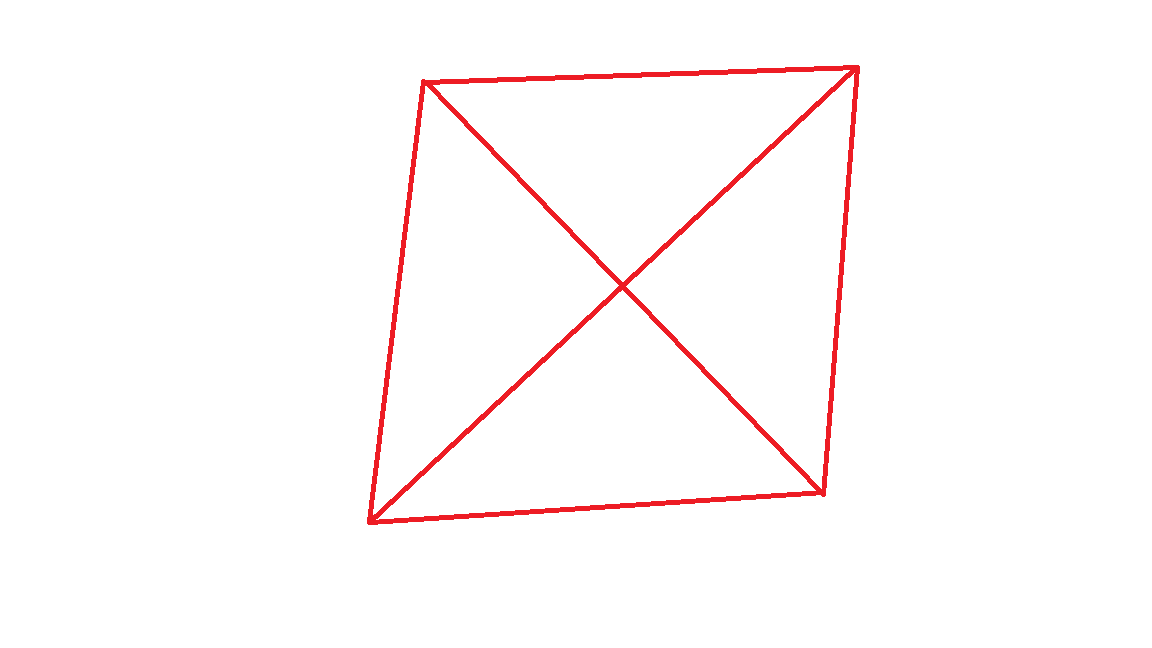
#> input picture shape3.png, 1152 x 648 px
$ python main.py
#> lines starting #> are read from the running program, lines starting #| are printed output that depends on the picture; after the words box and inside, x2 and y2 are one past the last pixel; in counts of white or black regions, pixels touching at a corner belong together
import numpy as np
import cv2
#cv2.findContours() kullandık. Bu, pixellerin aynı renkte sıralı olarak devam edip etmediğini buluyor

ucgen_sayi=0  #Üçgen sayısını saymak için

img = cv2.imread('shape3.png')
#> img is the input picture: shape (648, 1152, 3); mean B, G, R 250.7, 250.5, 254.6
imgGry = cv2.cvtColor(img, cv2.COLOR_BGR2GRAY) #Renkleri beyaz ve siyaha döndürdük
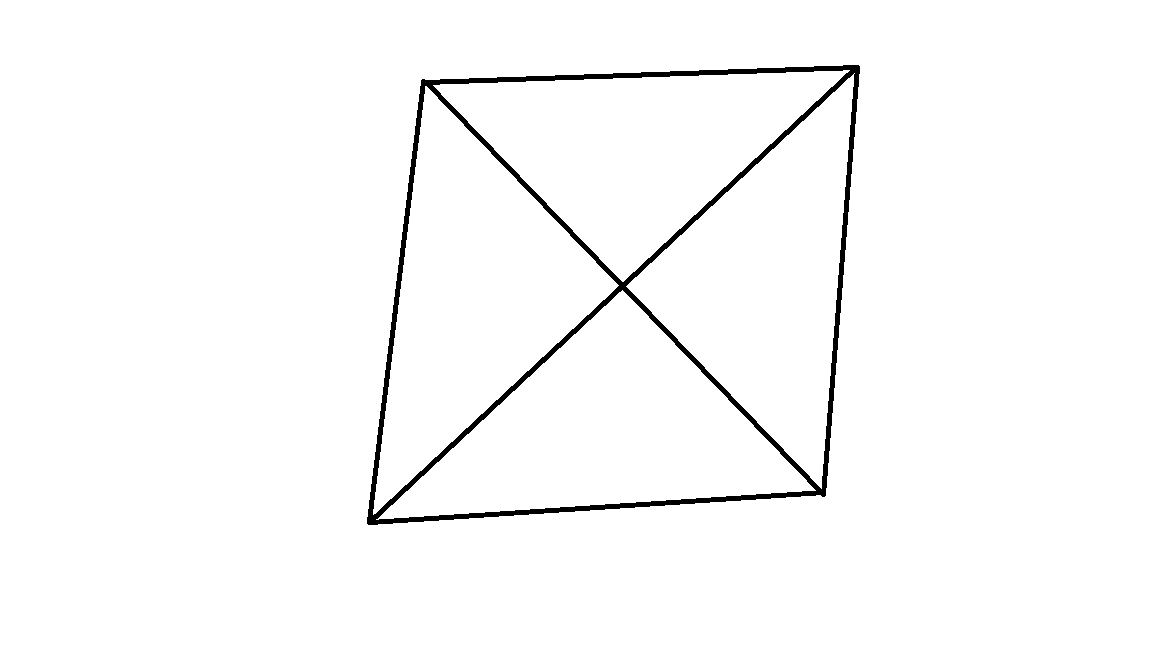
#> imgGry: shape (648, 1152); values 91 (black) and 255 (white), 98% white; 1 black region, box (x1, y1, x2, y2) and area: (367, 65, 860, 525) 14820

ret , thrash = cv2.threshold(imgGry, 240 , 255, cv2.CHAIN_APPROX_NONE)
#> thrash: shape (648, 1152); 2% white; 1 white region
contours , hierarchy = cv2.findContours(thrash, cv2.RETR_TREE, cv2.CHAIN_APPROX_NONE)
#> contours = 6 contours, 1 with area under 20; largest, box (x1, y1, x2, y2) and area: (367, 65, 860, 525) 194688, (372, 85, 620, 516) 47470, (375, 289, 817, 521) 47462, (625, 73, 855, 490) 44426, (432, 69, 851, 283) 43118

for contour in contours: #resimdeki tüm pixelleri tek tek geziyor. aynı olan pixeller olduğunda tutuyor. 3 noktada birleşmiş ise sürekli pixeller üçgen olarak sayıyor
    approx = cv2.approxPolyDP(contour, 0.01* cv2.arcLength(contour, True), True)
    cv2.drawContours(img, [approx], 0, (0, 0, 0), 5)
    x = approx.ravel()[0]
    y = approx.ravel()[1] - 5

    # 3 noktada birleşen ve arasında farklı renkte pixel bulunmayan resimleri üçgen olarak alıyor
    if len(approx) == 3:
        ucgen_sayi = ucgen_sayi+1
#> this loop made 6 passes
#> (approx, x, y) on passes 1 to 6: ([[859, 66], [422, 79], [367, 523], [824, 496]], 859, 61), ([[816, 490], [375, 519], [622, 289]], 816, 485), ([[426, 85], [619, 285], [373, 515]], 426, 80), ([[853, 73], [821, 489], [625, 286]], 853, 68), ([[853, 73], [854, 72], [855, 73], [854, 74]], 853, 68), ([[850, 70], [623, 282], [432, 85]], 850, 65)
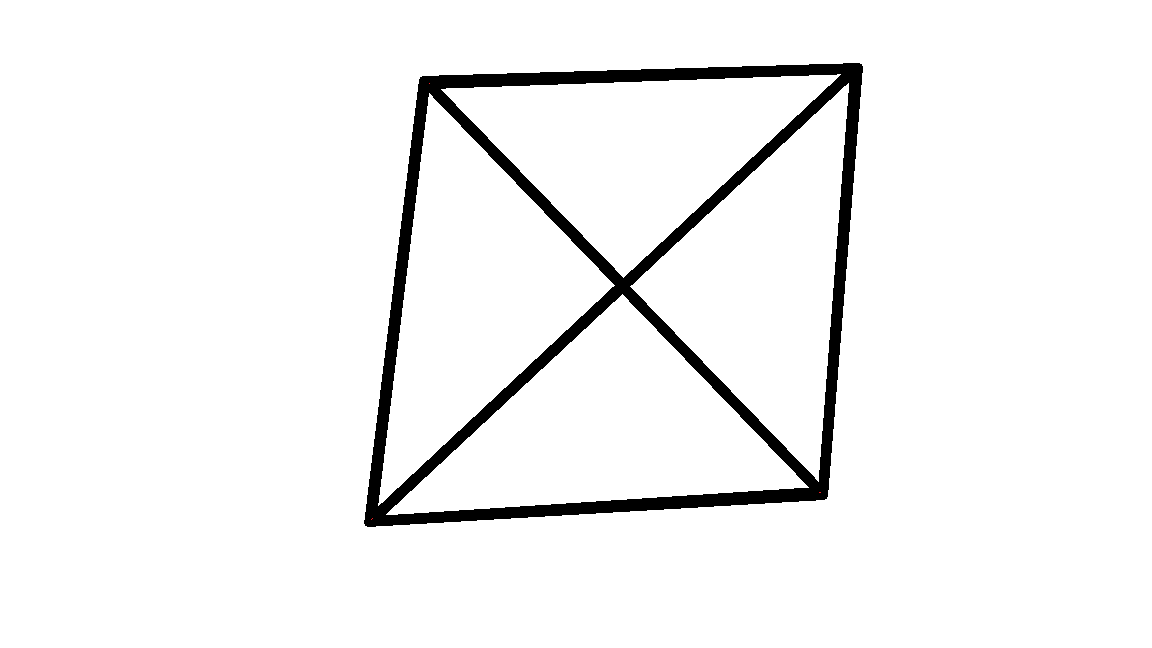
#> img: shape (648, 1152, 3); 4.53% of pixels changed, all inside (x1, y1, x2, y2) = (364, 63, 863, 527)
#> after the loop, ucgen_sayi = 4

#Üçgen vardır ya da yoktur demek için if kullandım
if ucgen_sayi > 0:
    print("Resimde ", ucgen_sayi , " üçgen", "vardır")
#| Resimde  4  üçgen vardır
else:
    print("Resimde üçgen yoktur")

#Resmi gösteriyor
cv2.imshow('shapes', img)
#resmin ekranda kalmasını sağlıyor
cv2.waitKey(0)
#resmin pencerede açılmasını sağlıyor
cv2.destroyAllWindows()

$ run again, with shape5.png copied over shape3.png
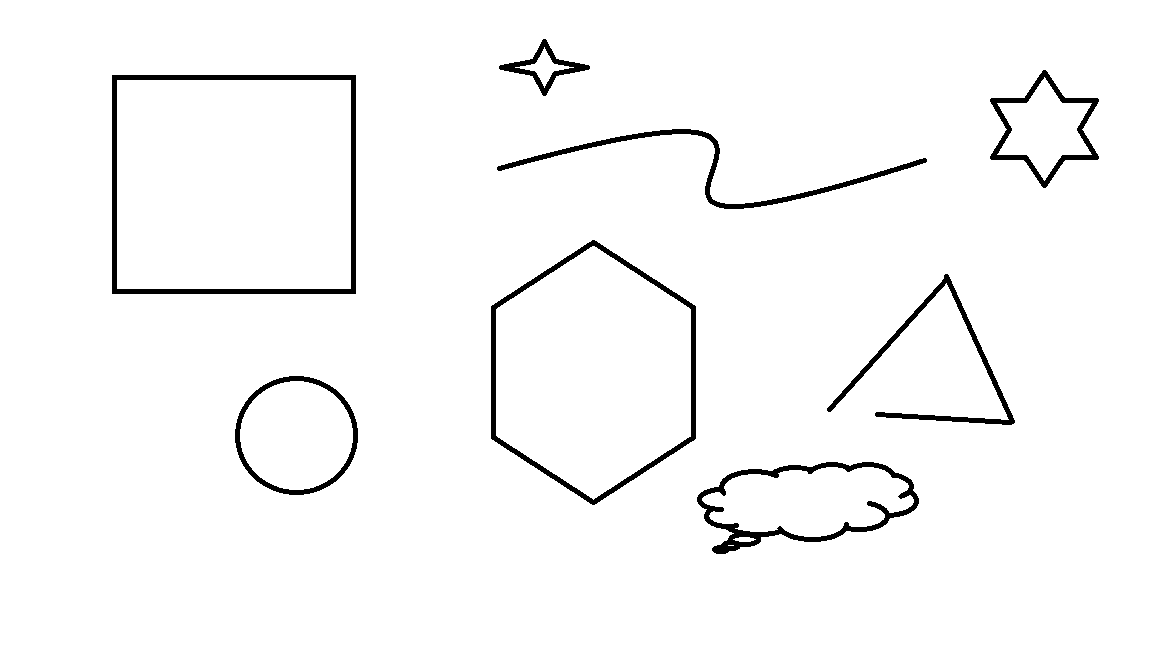
#> input picture shape5.png, 1152 x 648 px
#> img is the input picture: shape (648, 1152, 3); 97.1% white; 8 black regions, largest, box (x1, y1, x2, y2) and area: (112, 75, 356, 294) 4530, (491, 240, 696, 505) 3680, (697, 462, 919, 554) 3339
#> thrash: shape (648, 1152); 2.9% white; 8 white regions
#> contours = 16 contours, 1 with area under 20; largest, box (x1, y1, x2, y2) and area: (112, 75, 356, 294) 52974, (116, 79, 352, 290) 49348, (491, 240, 696, 505) 40524, (495, 245, 692, 501) 37502, (697, 462, 919, 554) 13603
#> the loop `for contour in contours:` made 16 passes
#> (x, y) on passes 1 to 8: (918, 493), (727, 540), (732, 534), (914, 497), (289, 371), (290, 375), (1014, 417), (592, 235)
#> after the loop `for contour in contours:`:
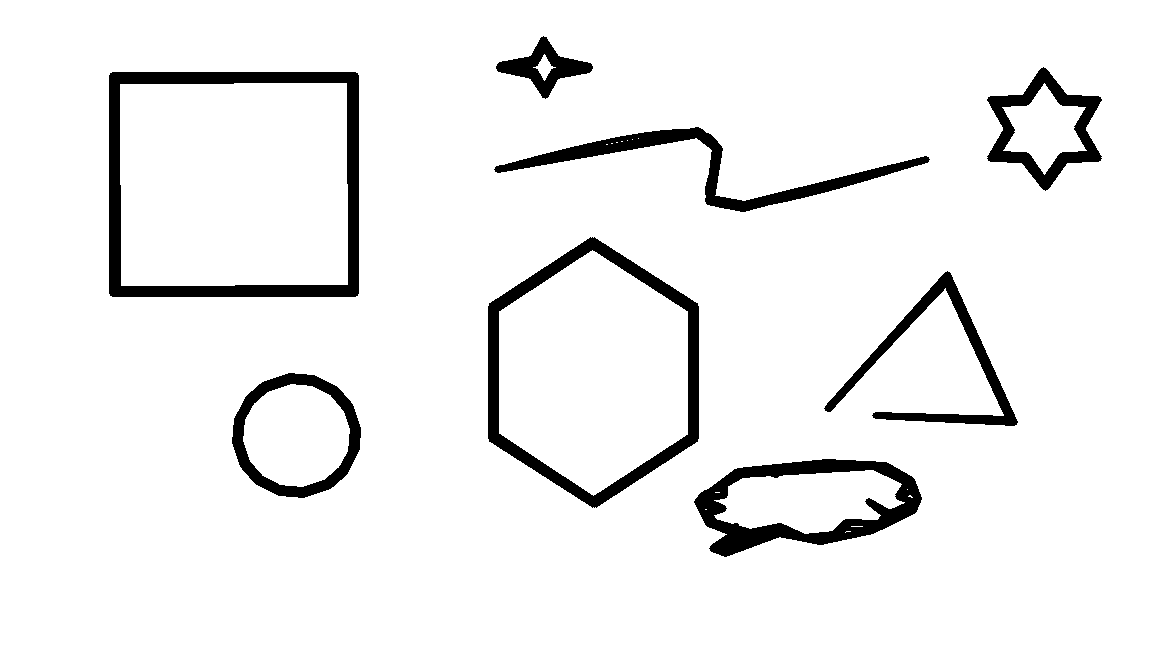
#> img: shape (648, 1152, 3); 93.8% white; 8 black regions, largest, box (x1, y1, x2, y2) and area: (109, 72, 359, 297) 10375, (488, 237, 699, 508) 8314, (694, 459, 922, 557) 7209
#> after the loop `for contour in contours:`: ucgen_sayi = 0
